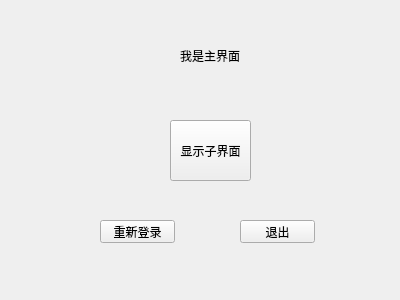
<?xml version="1.0" encoding="UTF-8"?>
<ui version="4.0">
 <class>Widget</class>
 <widget class="QWidget" name="Widget">
  <property name="geometry">
   <rect>
    <x>0</x>
    <y>0</y>
    <width>400</width>
    <height>300</height>
   </rect>
  </property>
  <property name="windowTitle">
   <string>Widget</string>
  </property>
  <widget class="QLabel" name="label">
   <property name="geometry">
    <rect>
     <x>180</x>
     <y>20</y>
     <width>121</width>
     <height>71</height>
    </rect>
   </property>
   <property name="text">
    <string>我是主界面</string>
   </property>
  </widget>
  <widget class="QPushButton" name="showChildButton">
   <property name="geometry">
    <rect>
     <x>170</x>
     <y>120</y>
     <width>81</width>
     <height>61</height>
    </rect>
   </property>
   <property name="text">
    <string>显示子界面</string>
   </property>
  </widget>
  <widget class="QPushButton" name="pushButton">
   <property name="geometry">
    <rect>
     <x>100</x>
     <y>220</y>
     <width>75</width>
     <height>23</height>
    </rect>
   </property>
   <property name="text">
    <string>重新登录</string>
   </property>
  </widget>
  <widget class="QPushButton" name="pushButton_2">
   <property name="geometry">
    <rect>
     <x>240</x>
     <y>220</y>
     <width>75</width>
     <height>23</height>
    </rect>
   </property>
   <property name="text">
    <string>退出</string>
   </property>
  </widget>
 </widget>
 <layoutdefault spacing="6" margin="11"/>
 <resources/>
 <connections>
  <connection>
   <sender>pushButton_2</sender>
   <signal>clicked()</signal>
   <receiver>Widget</receiver>
   <slot>close()</slot>
   <hints>
    <hint type="sourcelabel">
     <x>294</x>
     <y>225</y>
    </hint>
    <hint type="destinationlabel">
     <x>340</x>
     <y>140</y>
    </hint>
   </hints>
  </connection>
 </connections>
</ui>
